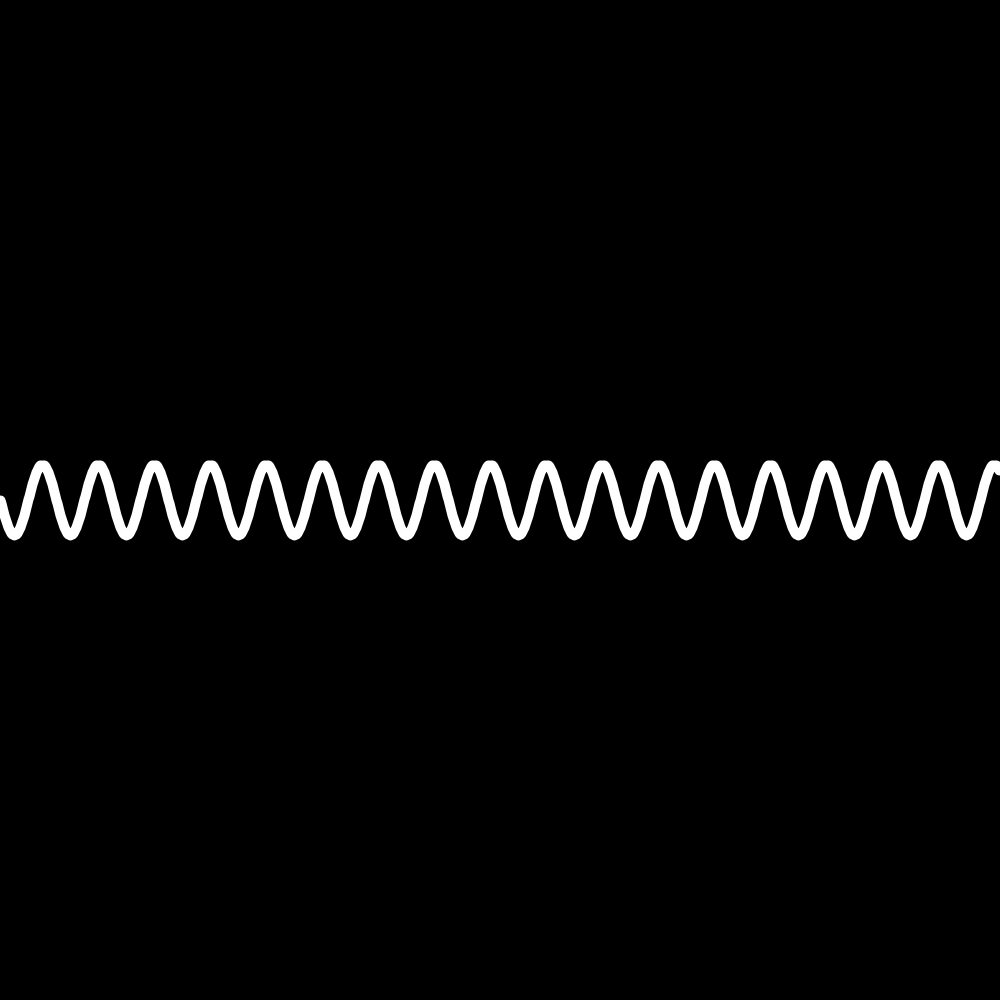
Frame 1 (no input)
Frame 60 (the mouse pressed at the canvas centre just before this capture): identical to frame 1, image omitted
Frame 120 (the mouse held since frame 60 and released just before this capture): identical to frame 1, image omitted

The Processing sketch that drew this single still picture (run headless with seeded random() and noise(); from frame 60 on, the mouse is pressed at the canvas centre):

// Processing sketch: sketch_161128a_perlin
// ── sketch_161128a_perlin.pde

float xstart = 0;
float ystart = 1000;
float xincr = 0.05;
float yincr = 0.001;



void setup() {
  size(1000, 1000);
  background(0);
  frameRate(200);
  strokeWeight(10);
  stroke(255);
  noFill();
  strokeJoin(ROUND);
}

void draw() {
  background(0);
  float offset = height/2;
  float scaleVal = 35.0;
  float angleInc = PI/28.0;
  float xoff = xstart;
  float yoff = ystart;
  float angle = 0;
  beginShape();
  for (int x = 0; x < width; x++) {
    float y = offset + (sin(angle) * scaleVal);
    vertex(x, y);
    angle += angleInc;
  }
  endShape();
  // // noiseDetail(10);
  // background(0);
  //
  // beginShape();
  // for (int x = 0; x<width; x++) {
  //   float scale = map(noise(yoff), 0, 1, 0, 10);
  //   float y = map(sin(xoff), -1, 1, width/scale, width-width/scale);
  //   vertex(x, y);
  //   xoff += xincr;
  //   yoff += yincr;
  // }
  // xstart += xincr;
  // ystart += yincr;
  // endShape();


  // fill(0, 5);
  // rect(0, 0, width, height);
  // println(xoff, n);
}
